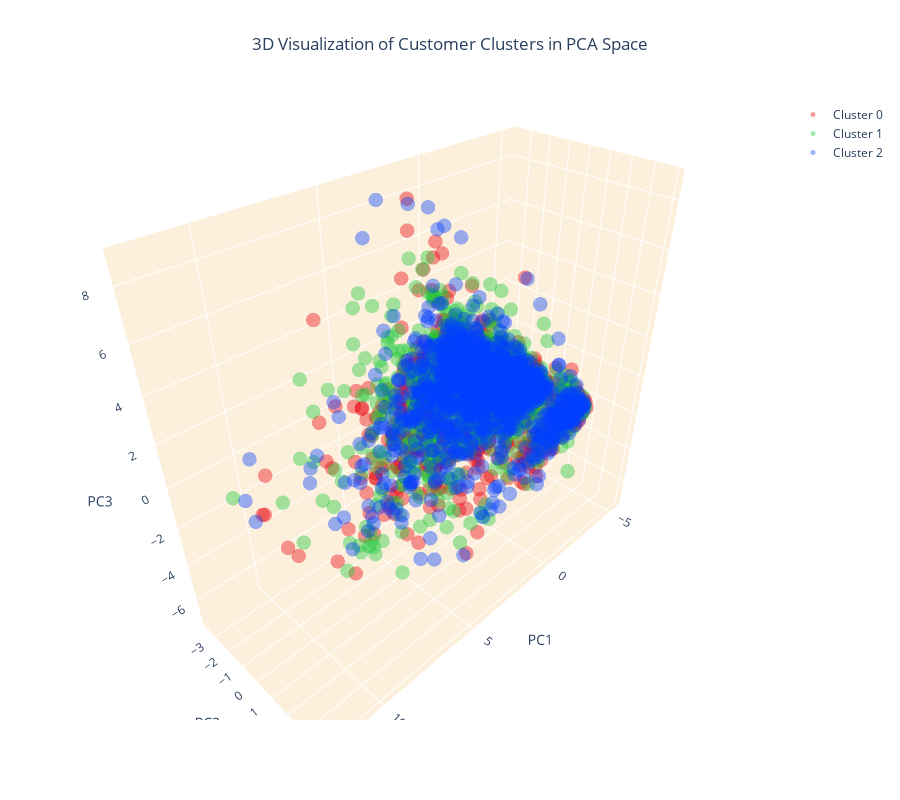

Write notebook code for a chart like this one.
### Markdown cell above
Visualizing the Clusters

### Code cell
colors = ['#e8000b', '#1ac938', '#023eff']

# Create separate data frames for each cluster
cluster_0 = df[df['cluster'] == 0]
cluster_1 = df[df['cluster'] == 1]
cluster_2 = df[df['cluster'] == 2]

# Create a 3D scatter plot
fig = go.Figure()

# Add data points for each cluster separately and specify the color
fig.add_trace(go.Scatter3d(x=cluster_0['PC1'], y=cluster_0['PC2'], z=cluster_0['PC3'], 
                           mode='markers', marker=dict(color=colors[0], size=5, opacity=0.4), name='Cluster 0'))
fig.add_trace(go.Scatter3d(x=cluster_1['PC1'], y=cluster_1['PC2'], z=cluster_1['PC3'], 
                           mode='markers', marker=dict(color=colors[1], size=5, opacity=0.4), name='Cluster 1'))
fig.add_trace(go.Scatter3d(x=cluster_2['PC1'], y=cluster_2['PC2'], z=cluster_2['PC3'], 
                           mode='markers', marker=dict(color=colors[2], size=5, opacity=0.4), name='Cluster 2'))

# Set the title and layout details
fig.update_layout(
    title=dict(text='3D Visualization of Customer Clusters in PCA Space', x=0.5),
    scene=dict(
        xaxis=dict(backgroundcolor="#fcf0dc", gridcolor='white', title='PC1'),
        yaxis=dict(backgroundcolor="#fcf0dc", gridcolor='white', title='PC2'),
        zaxis=dict(backgroundcolor="#fcf0dc", gridcolor='white', title='PC3'),
    ),
    width=900,
    height=800
)

# Show the plot
fig.show()

### Figure 1 — Plotly figure (JSON) as saved in the notebook; plotly's stock layout.template omitted (floating-point values rounded to 4 significant figures; data arrays with more than 128 entries replaced by an {"elided": "..."} marker saying what was removed)
{"data": [{"marker": {"color": "#e8000b", "opacity": 0.4, "size": 5}, "mode": "markers", "name": "Cluster 0", "type": "scatter3d", "x": {"elided": "1364 float values"}, "y": {"elided": "1364 float values"}, "z": {"elided": "1364 float values"}}, {"marker": {"color": "#1ac938", "opacity": 0.4, "size": 5}, "mode": "markers", "name": "Cluster 1", "type": "scatter3d", "x": {"elided": "1339 float values"}, "y": {"elided": "1339 float values"}, "z": {"elided": "1339 float values"}}, {"marker": {"color": "#023eff", "opacity": 0.4, "size": 5}, "mode": "markers", "name": "Cluster 2", "type": "scatter3d", "x": {"elided": "1364 float values"}, "y": {"elided": "1364 float values"}, "z": {"elided": "1364 float values"}}], "layout": {"height": 800, "scene": {"xaxis": {"backgroundcolor": "#fcf0dc", "gridcolor": "white", "title": {"text": "PC1"}}, "yaxis": {"backgroundcolor": "#fcf0dc", "gridcolor": "white", "title": {"text": "PC2"}}, "zaxis": {"backgroundcolor": "#fcf0dc", "gridcolor": "white", "title": {"text": "PC3"}}}, "title": {"text": "3D Visualization of Customer Clusters in PCA Space", "x": 0.5}, "width": 900}}
